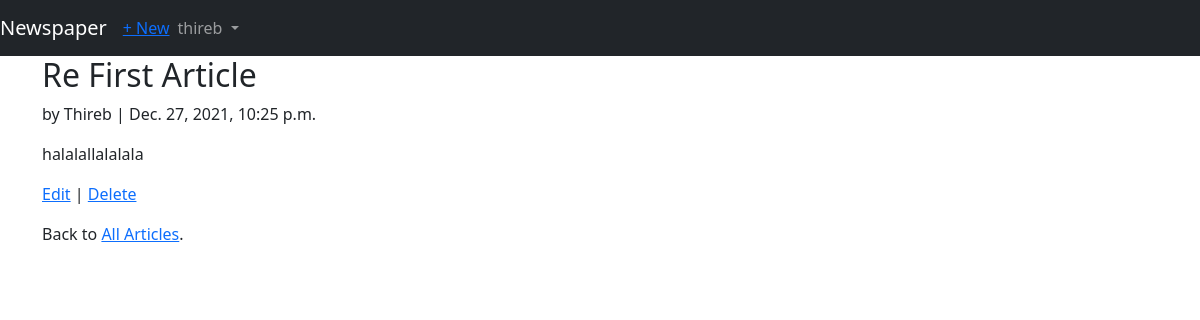
The app's page /articles/2/ (signed in) with its own data.
### users/models.py (models this page shows)
class CustomUser(AbstractUser):
    age = models.PositiveIntegerField(null=True,blank=True)

### articles/models.py (models this page shows, shortened)
class Article(models.Model):
    title = models.CharField(max_length=255)
    body = models.TextField()
    date = models.DateTimeField(auto_now_add=True)
    author = models.ForeignKey(get_user_model(), on_delete=models.CASCADE,)

### articles/views.py (the view)
# urls.py: path("<int:pk>/", ArticleDetailView.as_view(), name="article_detail"),
class ArticleDetailView(LoginRequiredMixin,DetailView):
    model = Article
    template_name = 'article_detail.html'
    login_url = 'login' #new

### templates/article_detail.html
{% extends 'base.html' %}
{% block content %}
    <div class="article-entry">
        <h2>{{object.title}}</h2>
            <p>by {{object.author}} | {{object.date}}</p>
            <p>{{object.body}}</p>
    </div>
    <p>
        <a href="{%url 'article_edit' article.pk%}">Edit</a> |
        <a href="{%url 'article_delete' article.pk%}">Delete</a>
        <p>
            Back to <a href="{%url 'article_list' %}">All Articles</a>.
        </p>
    </p>
{% endblock content %}

### templates/base.html (shortened to what this page needs)
<!doctype html>
<html lang="en">
<head>
<link href="https://cdn.jsdelivr.net/npm/bootstrap@5.1.3/dist/css/bootstrap.min.css" rel="stylesheet">
</head>
<body>
    <nav class="navbar navbar-expand-md navbar-dark bg-dark mb- ">
        <a class="navbar-brand" href="{% url 'home' %}">Newspaper</a>
        {% if user.is_authenticated %}
            <ul class="navbar-nav mr-auto">
                <li><a href="{% url 'article_new' %}">+ New</a></li>
            </ul>
        {% endif %}
        <div class="collapse navbar-collapse" id="navbarCollapse">
            {% if user.is_authenticated %}
                <ul class="navbar-nav ml-auto">
                    <li class="nav-item">
                        <a class="nav-link dropdown-toggle" href="#" id="userMenu"
                            data-toggle="dropdown" aria-haspopup="true"
                            aria-expanded="false">
                            {{ user.username }}
                        </a>
                    </li>
                </ul>
            {% endif %}
        </div>
    </nav>
<div class="container">
{% block content %}
{% endblock content %}
</div>
</body>
</html>

### records on screen
CustomUser: username "thireb"
Article: title "Re First Article", author "Thireb", date "Dec. 27, 2021, 10:25 p.m.", body "halalallalalala"
